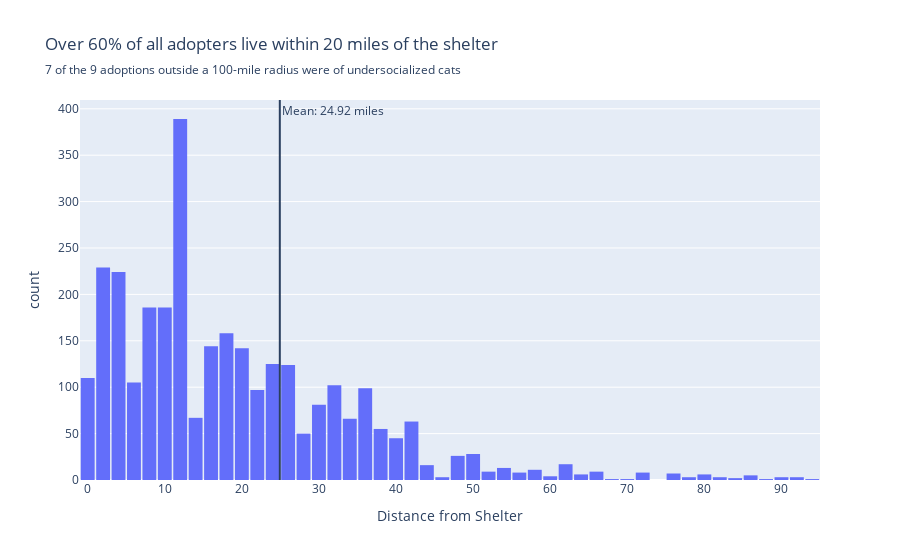

This figure's notebook cell:
### Code cell
fig = px.histogram(
    adoptions[adoptions["Distance from Shelter"] < 100], 
    x="Distance from Shelter", 
    nbins=50,
    title="Over 60% of all adopters live within 20 miles of the shelter",
    subtitle = "7 of the 9 adoptions outside a 100-mile radius were of undersocialized cats")
# fig.add_vline(x=adoptions["Distance from Shelter"].median(),
#               annotation_text = f"Median: {adoptions["Distance from Shelter"].median():.2f} miles")
fig.add_vline(x=adoptions["Distance from Shelter"].mean(),
              annotation_text = f"Mean: {adoptions["Distance from Shelter"].mean():.2f} miles")
fig.update_layout(bargap = 0.1)
fig.show()

### Figure 1 — Plotly figure (JSON) as saved in the notebook; plotly's stock layout.template omitted (floating-point values rounded to 4 significant figures; data arrays with more than 128 entries replaced by an {"elided": "..."} marker saying what was removed)
{"data": [{"bingroup": "x", "hovertemplate": "Distance from Shelter=%{x}<br>count=%{y}<extra></extra>", "legendgroup": "", "marker": {"color": "#636efa", "pattern": {"shape": ""}}, "name": "", "nbinsx": 50, "orientation": "v", "showlegend": false, "type": "histogram", "x": {"elided": "3041 float values"}, "xaxis": "x", "yaxis": "y"}], "layout": {"annotations": [{"showarrow": false, "text": "Mean: 24.92 miles", "x": 24.92, "xanchor": "left", "xref": "x", "y": 1, "yanchor": "top", "yref": "y domain"}], "bargap": 0.1, "barmode": "relative", "legend": {"tracegroupgap": 0}, "shapes": [{"type": "line", "x0": 24.92, "x1": 24.92, "xref": "x", "y0": 0, "y1": 1, "yref": "y domain"}], "title": {"subtitle": {"text": "7 of the 9 adoptions outside a 100-mile radius were of undersocialized cats"}, "text": "Over 60% of all adopters live within 20 miles of the shelter"}, "xaxis": {"anchor": "y", "domain": [0, 1], "title": {"text": "Distance from Shelter"}}, "yaxis": {"anchor": "x", "domain": [0, 1], "title": {"text": "count"}}}}
